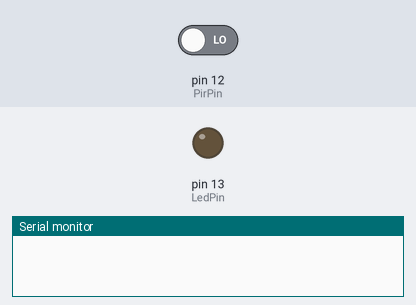
Recording of a sketch running on a simulated Arduino Uno, built with avr-gcc and run on an emulated ATmega328P. On the bench: output pins drawn as LEDs (lit = HIGH), the last lines printed to the serial monitor. The inputs (shaded band) are chosen by the test bench; at power-on: pin 12 (PirPin) LOW.

Above: at 1.2 s.
1.3 s: pin 12 (PirPin) driven HIGH
At 2.7 s:
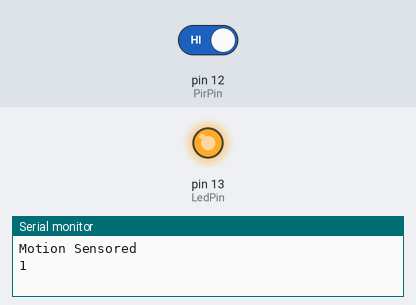
Timing chart, 0 to 4.3 s (numbered marks = the images above; inputs shaded):
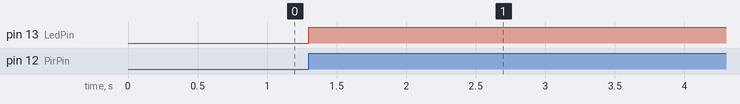

The sketch:

PIR_MOTION.ino
```cpp
int LedPin=13;
int PirPin=12;
int holdPir=0;
int count=0;
void setup() {
  // put your setup code here, to run once:
  pinMode(LedPin,OUTPUT);
  pinMode(PirPin,INPUT);
  Serial.begin(9600);

}

void loop() {
  // put your main code here, to run repeatedly:
  holdPir=digitalRead(PirPin);
  if(holdPir==HIGH){
    count ++;
    digitalWrite(LedPin,HIGH);
    Serial.println("Motion Sensored");
    Serial.print(count);
    delay(5000);
    }
    else{
    digitalWrite(LedPin,LOW);
    }

}
```

Measured:
- after the input at 1.3 s, pin 13 (LedPin): LOW → HIGH at once
